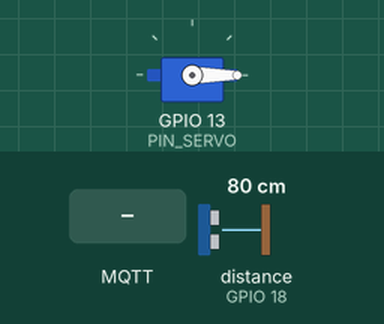
Recording of a program running on a simulated ESP32. Parts: servo. Wiring (from diagram.json): ultrasonic range finder: trigger GPIO 5; echo GPIO 18. The inputs (shaded band) are chosen by the test bench; at power-on: distance to the obstacle (sensor on GPIO 18) 80 cm. The echo pulse lasts 58.3 µs per cm; WiFi joins after 1.5 s; servers stay silent unless stated; no MQTT or app messages arrive unless stated; what the program prints to the serial monitor is not drawn.

Above: at 2.7 s.
2.8 s: MQTT message "TUTUP" arrives on the second subscribed topic
At 4.0 s:
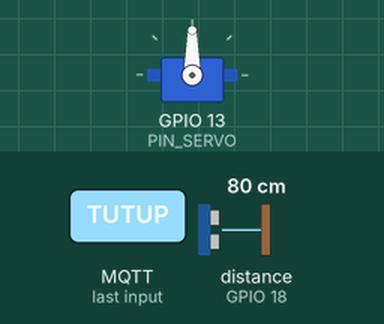
4.3 s: MQTT message "BUKA" arrives on the second subscribed topic
At 5.2 s:
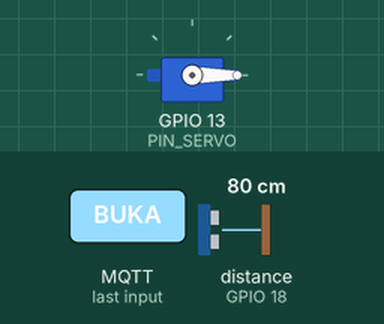
Timing chart, 0 to 7.3 s (numbered marks = the images above; inputs shaded):
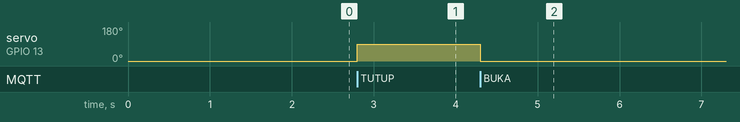

The program:

main.cpp
```cpp
// PipaHemat - EDGE 2 (ESP32 di tandon): level, neraca air, katup
#include <Arduino.h>
#include <WiFi.h>
#include <PubSubClient.h>
#include <ArduinoJson.h>
#include <ESP32Servo.h>

#define KELOMPOK "kelompok_4"
const char* WIFI_SSID = "Wokwi-GUEST";
const char* WIFI_PASS = "";
const char* MQTT_HOST = "broker.hivemq.com";
const uint16_t MQTT_PORT = 1883;

#ifndef LEAK_MIN_MS
#define LEAK_MIN_MS 300000UL           // 5 menit (30000UL untuk tes cepat)
#endif
#ifndef SIM_LEVEL
#define SIM_LEVEL 1                    // 1 = level disimulasikan (demo Wokwi)
#endif

const int PIN_TRIG = 5, PIN_ECHO = 18, PIN_SERVO = 13;
const int SERVO_OPEN = 0, SERVO_CLOSED = 90;

const float TANK_H_CM = 100.0;         // jarak sensor ke dasar tandon
const float AREA_CM2 = 400.0;          // 1 cm = 0.4 liter
const float LEAK_THRESHOLD_LPM = 1.5;  // ambang selisih
const uint32_t GRACE_MS = 15000;       // toleransi lonjakan sesaat
const int WINDOW_S = 20;               // jendela laju turun level (detik)

WiFiClient net;
PubSubClient mqtt(net);
Servo katup;
char tFlow[96], tTelemetry[96], tAlert[96], tCmd[96], tStatus[96];

float flowLpm = 0; uint32_t flowTs = 0;
float lv[WINDOW_S];                    // level (liter) per sampel
float fv[WINDOW_S];                    // debit pipa per sampel (jendela yang sama dengan level)
int n = 0;
float levelCm = 0, levelL = 0, dropLpm = 0, leakLpm = 0, wastedL = 0;
float simOffsetCm = 0, simLeakLpm = 0;
bool valveClosed = false;
uint32_t leakStart = 0, lastLeakSeen = 0;
const char* status = "MENUNGGU_DATA";
bool latched = false;                  // BOCOR di-latch sampai perintah BUKA

float r2(float x) { return roundf(x * 100.0f) / 100.0f; }

// ---------- sensor ----------
float readDistCm() {
  digitalWrite(PIN_TRIG, LOW); delayMicroseconds(2);
  digitalWrite(PIN_TRIG, HIGH); delayMicroseconds(10);
  digitalWrite(PIN_TRIG, LOW);
  long d = pulseIn(PIN_ECHO, HIGH, 30000);
  if (d == 0) return NAN;
  return d * 0.0343f / 2.0f;
}
float readDistAvg() {
  float s = 0; int k = 0;
  for (int i = 0; i < 3; i++) { float d = readDistCm(); if (!isnan(d)) { s += d; k++; } delay(30); }
  return k ? s / k : NAN;
}

void setValve(bool close) {
  valveClosed = close;
  katup.write(close ? SERVO_CLOSED : SERVO_OPEN);
}

// ---------- DATA PROCESSING #2: laju penurunan level (L/menit) ----------
void pushLevel(float x, float f) {
  if (n > 0 && x > lv[n - 1] + 1.5f) n = 0;   // level naik = tandon diisi, reset jendela
  if (n < WINDOW_S) { lv[n] = x; fv[n] = f; n++; }
  else {
    memmove(lv, lv + 1, sizeof(float) * (WINDOW_S - 1));
    memmove(fv, fv + 1, sizeof(float) * (WINDOW_S - 1));
    lv[WINDOW_S - 1] = x; fv[WINDOW_S - 1] = f;
  }
}
float calcDropLpm() {
  if (n < WINDOW_S) return 0;
  return (lv[0] - lv[n - 1]) / (n - 1) * 60.0f;  // liter/detik -> L/menit
}
float avgFlow() {                                // debit rata-rata selama jendela yang sama
  if (n < 2) return 0;
  float s = 0;
  for (int i = 1; i < n; i++) s += fv[i];
  return s / (n - 1);
}

// ---------- ALGORITMA: neraca air ----------
void publishAlert() {
  JsonDocument d;
  d["status"] = "BOCOR"; d["leak_lpm"] = r2(leakLpm); d["wasted_l"] = r2(wastedL);
  char out[160]; serializeJson(d, out);
  mqtt.publish(tAlert, out);
}

void evaluate() {
  uint32_t now = millis();
  bool flowOk = flowTs != 0 && (now - flowTs) < 30000;
  if (latched) return;
  if (!flowOk || n < WINDOW_S) { status = "MENUNGGU_DATA"; return; }

  leakLpm = dropLpm - avgFlow();                  // air hilang = turun tandon - debit pipa (jendela sama)
  if (leakLpm > LEAK_THRESHOLD_LPM) {
    if (!leakStart) leakStart = now;
    lastLeakSeen = now;
    wastedL += leakLpm / 60.0f;                   // estimasi air terbuang
  } else if (leakStart && now - lastLeakSeen > GRACE_MS) {
    leakStart = 0;                                // selisih hilang cukup lama -> batal
  }

  if (!leakStart) status = "AMAN";
  else if (now - leakStart >= LEAK_MIN_MS) {
    status = "BOCOR"; latched = true;
    setValve(true);
    publishAlert();
  } else status = "WASPADA";
}

// ---------- MQTT ----------
void onMsg(char* topic, byte* p, unsigned int len) {
  String t(topic), msg;
  for (unsigned int i = 0; i < len; i++) msg += (char)p[i];
  if (t == tFlow) {
    JsonDocument d;
    if (!deserializeJson(d, msg)) { flowLpm = d["flow_lpm"] | 0.0f; flowTs = millis(); }
  } else if (t == tCmd) {
    msg.trim(); msg.toUpperCase();
    if (msg == "TUTUP") setValve(true);
    else if (msg == "BUKA") { setValve(false); latched = false; leakStart = 0; status = "AMAN"; }
    else if (msg == "RESET") wastedL = 0;
    else if (msg.startsWith("SIM:")) simLeakLpm = msg.substring(4).toFloat();
    Serial.println("CMD: " + msg);
  }
}

void ensureMqtt() {
  static uint32_t lastTry = 0;
  if (mqtt.connected()) return;
  if (lastTry && millis() - lastTry < 3000) return;
  lastTry = millis();
  String cid = "pipahemat-e2-" + String((uint32_t)ESP.getEfuseMac(), HEX);
  if (mqtt.connect(cid.c_str(), NULL, NULL, tStatus, 0, true, "offline")) {
    mqtt.publish(tStatus, "online", true);
    mqtt.subscribe(tFlow);
    mqtt.subscribe(tCmd);
    Serial.println("MQTT terhubung");
  }
}

void publishTelemetry() {
  JsonDocument d;
  d["level_cm"] = r2(levelCm); d["level_l"] = r2(levelL);
  d["drop_lpm"] = r2(dropLpm); d["flow_lpm"] = r2(flowLpm); d["leak_lpm"] = r2(leakLpm);
  d["status"] = status; d["wasted_l"] = r2(wastedL);
  d["valve"] = valveClosed ? "TUTUP" : "BUKA"; d["sim_leak_lpm"] = r2(simLeakLpm);
  char out[320]; serializeJson(d, out);
  mqtt.publish(tTelemetry, out);
}

void setup() {
  Serial.begin(115200);
  snprintf(tFlow, sizeof(tFlow), "pipahemat/%s/edge/edge1/telemetry", KELOMPOK);
  snprintf(tTelemetry, sizeof(tTelemetry), "pipahemat/%s/edge/edge2/telemetry", KELOMPOK);
  snprintf(tAlert, sizeof(tAlert), "pipahemat/%s/alerts", KELOMPOK);
  snprintf(tCmd, sizeof(tCmd), "pipahemat/%s/cmd/katup", KELOMPOK);
  snprintf(tStatus, sizeof(tStatus), "pipahemat/%s/edge/edge2/status", KELOMPOK);
  pinMode(PIN_TRIG, OUTPUT); pinMode(PIN_ECHO, INPUT);
  ESP32PWM::allocateTimer(0);
  katup.setPeriodHertz(50); katup.attach(PIN_SERVO, 500, 2400);
  setValve(false);
  WiFi.begin(WIFI_SSID, WIFI_PASS, 6);
  Serial.print("Menghubungkan WiFi");
  while (WiFi.status() != WL_CONNECTED) { delay(300); Serial.print("."); }
  Serial.println(" OK");
  mqtt.setBufferSize(512);
  mqtt.setKeepAlive(120);
  mqtt.setSocketTimeout(5);
  mqtt.setServer(MQTT_HOST, MQTT_PORT);
  mqtt.setCallback(onMsg);
}

void loop() {
  ensureMqtt();
  mqtt.loop();

  static uint32_t lastSample = 0, lastPub = 0;
  if (millis() - lastSample >= 1000) {
    lastSample = millis();
    float dist = readDistAvg();
    if (isnan(dist)) dist = TANK_H_CM - levelCm;
#if SIM_LEVEL
    if (!valveClosed) simOffsetCm += (flowLpm + simLeakLpm) / 60.0f * 1000.0f / AREA_CM2;
    if (TANK_H_CM - (dist + simOffsetCm) < 10.0f) { simOffsetCm = 0; n = 0; }  // isi ulang
    dist += simOffsetCm;
#endif
    levelCm = constrain(TANK_H_CM - dist, 0.0f, TANK_H_CM);
    levelL = levelCm * AREA_CM2 / 1000.0f;
    pushLevel(levelL, flowLpm);
    dropLpm = calcDropLpm();
    evaluate();
    Serial.printf("n=%d level=%.1f L  turun=%.2f  debit=%.2f  selisih=%.2f  status=%s\n",
                  n, levelL, dropLpm, flowLpm, leakLpm, status);
  }
  if (millis() - lastPub >= 2000 && mqtt.connected()) { lastPub = millis(); publishTelemetry(); }
}
```

Measured:
- after the input at 2.8 s, servo on GPIO 13 (PIN_SERVO): 0° → 90° at once
- after the input at 4.3 s, servo on GPIO 13 (PIN_SERVO): 90° → 0° at once
